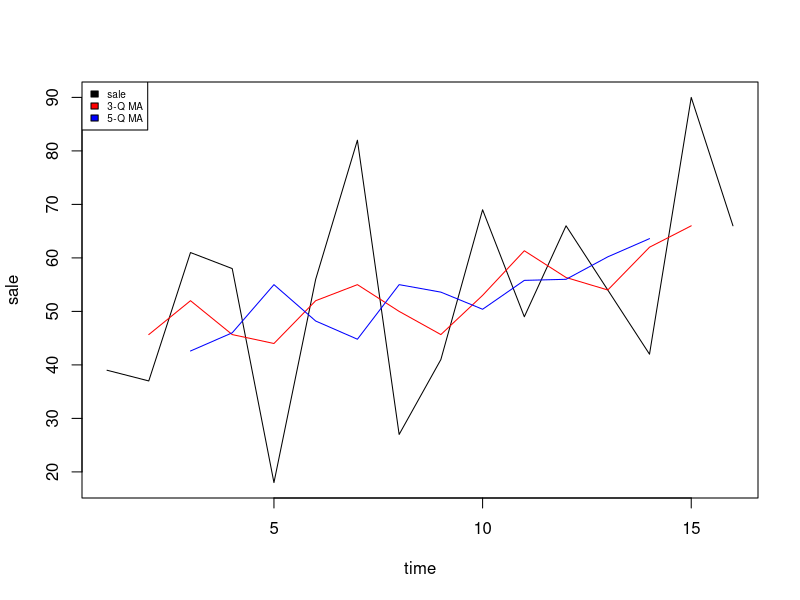

Source code (R):
#####page823####
rm(list=ls())
year<-seq(1,4,1)
quarter<-seq(1,4,1)
time<-seq(1,16,1)
sale<-c(39,37,61,58,18,56,82,27,41,69,49,66,54,42,90,66)
library(forecast)
ma3<-ma(sale,order=3);ma3
ma5<-ma(sale,order=5);ma5
plot(time,sale,type="l")
lines(time,ma3,type="l",col="red")
lines(time,ma5,type="l",col="blue")
legend("topleft",fill=c("black","red","blue"),legend=c("sale","3-Q MA","5-Q MA"),cex=0.6,pt.lwd=0.4)
